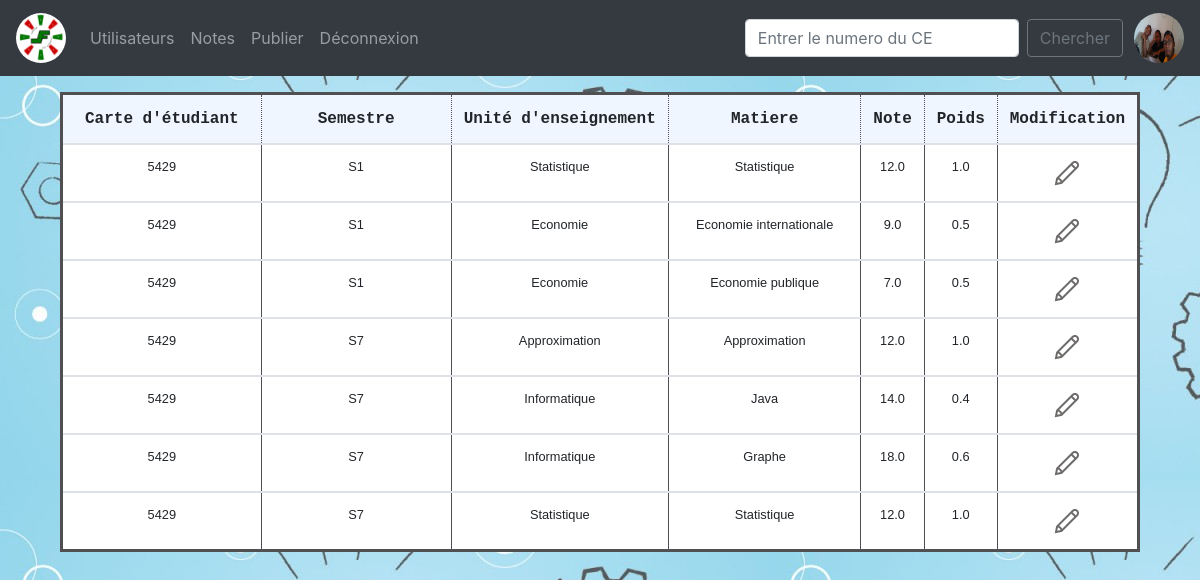
/shownote/ (signed in), run on the app's committed database.
### blog/models.py (models this page shows, shortened)
class Profil(models.Model):
    utilisateur = models.OneToOneField(User, on_delete=models.CASCADE, verbose_name = u"Choisissez Votre CE: ")
    parcour = models.CharField(choices = parcours, max_length=5,  verbose_name = u"Choisissez Votre Parcours: ")
    avatar = models.ImageField(null = True, blank = True, upload_to='avatars/', default='avatars/student_male_64px.png')
    class Meta:
        ordering = ['utilisateur',]

class Note_User(models.Model):
    Semestre = models.CharField(max_length=3, choices = semestre, null=True)
    Nom_UE = models.CharField(max_length = 20, verbose_name = "Unité d'enseignement",null=True)
    Nom_Mat = models.CharField(max_length = 30, verbose_name = "Matieres",null=True)
    Note = models.FloatField(max_length = 10, verbose_name = "Note",null=True)
    Poids_Mat = models.FloatField(max_length = 10, verbose_name = "Poids Matieres", null = True)
    Validation_UE = models.BooleanField(default = False)
    Validation_Semestre = models.BooleanField(default = False)
    Us = models.ForeignKey(User, on_delete=models.CASCADE, verbose_name="L'étudiant")

### blog/views.py (the view)
# urls.py: path('shownote/', Shownote),
@login_required(login_url = '../login/')
def Shownote(request):
    if request.user.is_staff:
        user_notes = Note_User.objects.all().order_by('Us', 'Semestre')
        if request.method == "POST":
            rech = request.POST['rech']
            user_notes = Note_User.objects.filter(Us__username__icontains = f"{rech}").order_by('Semestre')
            return render(request, 'blog/admin/shownote.html', locals())
        else:
            return render(request, 'blog/admin/shownote.html', locals())
    else:
        return redirect(main)

### blog/templates/blog/admin/shownote.html (shortened to what this page needs)
{% extends 'blog/signup.html' %}
{% load static %}
{% block 'css' %}
    <link rel="stylesheet" href="{% static 'css/note.css' %}">
    <link rel="stylesheet" href="{% static 'css/signup.css' %}">
{% endblock %}
{% block 'navbar' %}
<nav class="navbar navbar-expand-md navbar-dark bg-dark">
      <a class="navbar-brand" href="#"><img src="{% static 'images/FAC.PNG' %}" alt="Logo Sciences" class="rounded-circle" style="width: 50px; height: 50px;"></a>
      <div class="collapse navbar-collapse" id="navbarCollapse">
        <ul class="navbar-nav mr-auto">
          <li class="nav-item">
            <a class="nav-link" href="../showuser">Utilisateurs</a>
          </li>
          <li class="nav-item">
            <a class="nav-link" href="../shownote">Notes</a>
          </li>
          <li class="nav-item">
            <a class="nav-link" href="../publier">Publier</a>
          </li>
          <li class="nav-item">
            <a class="nav-link" href="../logout">Déconnexion</a>
          </li>
        </ul>
        <form class="form-inline mt-2 mt-md-0" method="POST">
          <input class="form-control mr-sm-2" type="text" placeholder="Entrer le numero du CE" aria-label="Search" name="rech">
          <button class="btn btn-outline-secondary my-2 my-sm-0" type="submit" value="Rechercher">Chercher</button>
        </form>
        <div class="form-inline mt-2 mt-md-0" style="margin-left: 1%;">
          <span><img src="{{request.user.profil.avatar.url}}"  style="width: 50px; height: 50px;" class="rounded-circle"></span>
        </div>
      </div>
</nav>
{% endblock %}
{% block 'formulaire' %}
  <div style="display: inline;">
    <div class="table-responsive-md">
      <table class="table">
        <thead>
          <tr>
            <th>Carte d'étudiant</th>
            <th>Semestre</th>
            <th>Unité d'enseignement</th>
            <th>Matiere</th>
            <th>Note</th>
            <th>Poids</th>
            <th>Modification</th>
          </tr>
        </thead>
        {% for i in user_notes %}
        <tbody>
          <tr>
              <td>{{i.Us}}</a></td>
              <td>{{i.Semestre}}</td>
              <td>{{i.Nom_UE}}</td>
              <td>{{i.Nom_Mat}}</td>
              <td>{{i.Note}}</td>
              <td>{{i.Poids_Mat}}</td>
              <td><a href="{% url 'editnote' i.id %}"><img src="{% static 'images/edit_32px.png'%}" alt=""></a></td>
          </tr>
        </tbody>
        {% endfor %}
      </table>
    </div>
  </div>
{% endblock %}

### blog/static/css/note.css (style rules this page uses)
table { border:3px solid #505052; border-collapse:collapse; width:90%; margin:auto; text-align: center; }
thead, tfoot { background-color:#3a676d; background-image:url(sky.jpg); border:1px solid #505052; }
tbody { background-color:#FFFFFF; border:1px solid #505052; }
th { font-family:monospace; border:1px dotted #505052; padding:5px; background-color:#EFF6FF; width:25%; }
td { font-family:sans-serif; font-size:80%; border:1px solid #505052; padding:5px; }

### data on the page
Note_User: Us "5429", Semestre "S1", Nom_UE "Statistique", Nom_Mat "Statistique", Note "12.0", Poids_Mat "1.0"
Note_User: Us "5429", Semestre "S1", Nom_UE "Economie", Nom_Mat "Economie internationale", Note "9.0", Poids_Mat "0.5"
Note_User: Us "5429", Semestre "S1", Nom_UE "Economie", Nom_Mat "Economie publique", Note "7.0", Poids_Mat "0.5"
Note_User: Us "5429", Semestre "S7", Nom_UE "Approximation", Nom_Mat "Approximation", Note "12.0", Poids_Mat "1.0"
Note_User: Us "5429", Semestre "S7", Nom_UE "Informatique", Nom_Mat "Java", Note "14.0", Poids_Mat "0.4"
Note_User: Us "5429", Semestre "S7", Nom_UE "Informatique", Nom_Mat "Graphe", Note "18.0", Poids_Mat "0.6"
Note_User: Us "5429", Semestre "S7", Nom_UE "Statistique", Nom_Mat "Statistique", Note "12.0", Poids_Mat "1.0"
